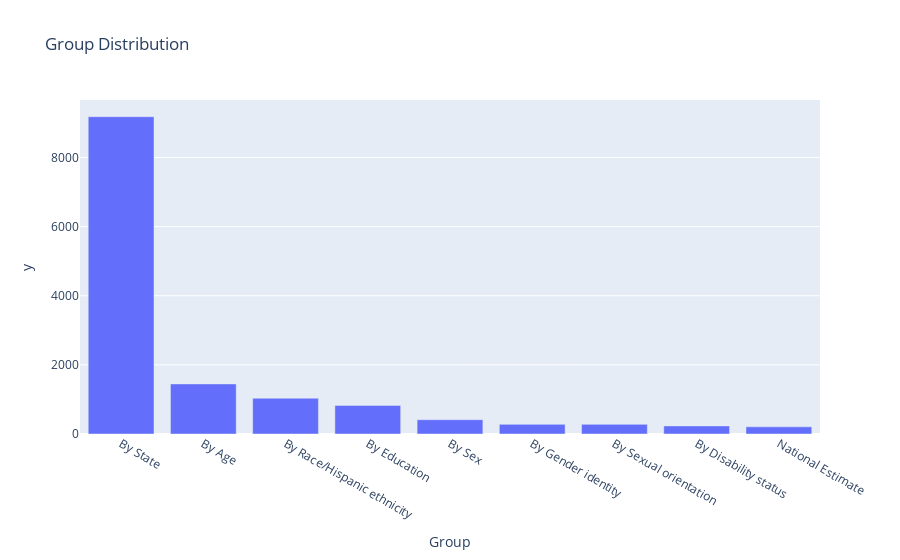

This figure's notebook cell:
### Markdown cell above
From this pie chart,people with the different symptoms of disorders have approximately the same percentage in all the three groups.
this means that approximately 4,630 people have Symptoms of Depressive Disorder,approximately 4,630 people have Symptoms of Anxiety Disorder and approximately 4,630 people have Symptoms of Depressive Disorder or Anxiety Disorder.

### Code cell
#distribution of the group column
Groups_counts=df["Group"].value_counts()
fig_group=px.bar(Groups_counts,x=Groups_counts.index,
                 y=Groups_counts.values,
                 title="Group Distribution")
fig_group.show()

### Figure 1 — Plotly figure (JSON) as saved in the notebook; plotly's stock layout.template omitted (floating-point values rounded to 4 significant figures)
{"data": [{"alignmentgroup": "True", "hovertemplate": "Group=%{x}<br>y=%{y}<extra></extra>", "legendgroup": "", "marker": {"color": "#636efa", "pattern": {"shape": ""}}, "name": "", "offsetgroup": "", "orientation": "v", "showlegend": false, "textposition": "auto", "type": "bar", "x": ["By State", "By Age", "By Race/Hispanic ethnicity", "By Education", "By Sex", "By Gender identity", "By Sexual orientation", "By Disability status", "National Estimate"], "xaxis": "x", "y": [9180, 1449, 1035, 828, 414, 279, 279, 234, 207], "yaxis": "y"}], "layout": {"barmode": "relative", "legend": {"tracegroupgap": 0}, "title": {"text": "Group Distribution"}, "xaxis": {"anchor": "y", "domain": [0, 1], "title": {"text": "Group"}}, "yaxis": {"anchor": "x", "domain": [0, 1], "title": {"text": "y"}}}}
